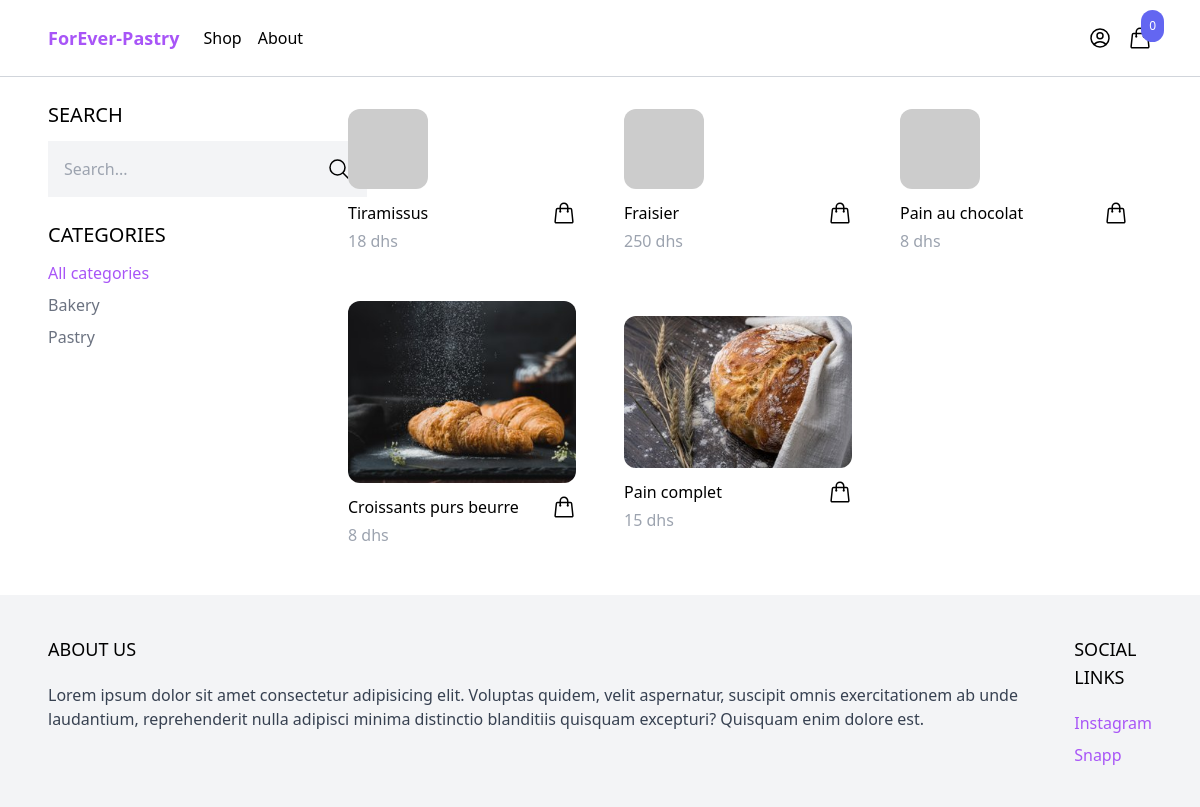
The app's page /shop/ with its own data.
### product/models.py (models this page shows, shortened)
class Category(models.Model):
    name = models.CharField(max_length=250)
    slug = models.SlugField()
    class Meta:
        ordering = ('name',)

class Product(models.Model):
    category = models.ForeignKey(Category, related_name='products', on_delete=models.CASCADE)
    name = models.CharField(max_length=250)
    slug = models.SlugField()
    description = models.TextField(max_length=250, blank=True, null=True)
    price = models.IntegerField()
    created_at = models.DateTimeField(auto_now_add=True)
    image = models.ImageField(upload_to='uploads/', blank=True, null=True)
    thumbnail = models.ImageField(upload_to='uploads/', blank=True, null=True)
    class Meta:
        ordering = ('-created_at',)
    def get_display_price(self):
        return self.price
    def get_thumbnail(self):
        if self.thumbnail:
            return self.thumbnail.url
        else:
            if self.image:
                self.thumbnail = self.make_thumbnail(self.image)
                self.save()
                return self.thumbnail.url
            else:
                return 'https://via.placeholder.com/240x240x.jpg'

### core/views.py (the view)
# urls.py: path('shop/', shop, name='shop'),
def shop(request):
    categories = Category.objects.all()
    products = Product.objects.all()
    active_category = request.GET.get('category', '')
    if active_category:
        products = products.filter(category__slug=active_category)
    query = request.GET.get('query', '')
    if query:
        products = products.filter(Q(name__icontains=query) | Q(description__icontains=query))
    context = {
        'categories': categories,
        'products': products,
        'active_category': active_category,
    }
    return render(request, 'core/shop.html', context)

### cart/cart.py (called while the page is built)
    def __len__(self):
        return sum(item['quantity'] for item in self.cart.values())

### cart/context_processors.py (called while the page is built)
def cart(request):
    return {'cart': Cart(request)}

### core/templates/core/shop.html
{% extends 'core/base.html' %}
{% block content %}
    <div class="max-w-6xl mx-auto flex flex-wrap items-start py-6 px-6 xl:px-0">
        <div class="filters w-full lg:w-1/4">
            <h3 class="mb-3 text-xl uppercase">Search</h3>
            <form method="get" action=".">
                <div class="flex">
                    <input type="text" name="query" class="p-4 bg-gray-100 border-0" placeholder="Search...">
                    <button class="p-4 bg-gray-100 border-0">
                        <svg xmlns="http://www.w3.org/2000/svg" fill="none" viewBox="0 0 24 24" stroke-width="1.5" stroke="currentColor" class="w-6 h-6">
                            <path stroke-linecap="round" stroke-linejoin="round" d="M21 21l-5.197-5.197m0 0A7.5 7.5 0 105.196 5.196a7.5 7.5 0 0010.607 10.607z" />
                          </svg>
                    </button>
                </div>
            </form>
            <h3 class="mt-6 mb-3 text-xl uppercase">Categories</h3>
            <ul class="space-y-2">
                <li><a href="{% url 'shop' %}" class="{% if not active_category %}text-purple-500 {%else%}text-gray-500{%endif%}"">All categories</a></li>
                {% for category in categories %}
                <li><a href="{% url 'shop' %}?category={{ category.slug }}" class="{% if category.slug == active_category %}text-purple-500{% else %}text-gray-500{% endif %}">{{ category.name }}</a></li>
                {% endfor %}
            </ul>
        </div>
        <div class="products w-full lg:w-3/4 -mt-4 flex items-center flex-wrap">
            {% for product in products %}
                {% include 'product/partials/product_list_item.html' %}
            {%endfor%}
        </div>
    </div>
{% endblock %}

### core/templates/core/base.html (shortened to what this page needs)
<!DOCTYPE html>
<html lang="en">
<head>
    <script src="https://cdn.tailwindcss.com"></script>
</head>
    <body>
        <nav class="border-b border-gray-300">
            <div class="max-w-6xl mx-auto py-2 px-6 xl:px-0 flex items-center justify-between">
                <div class="menu-left flex items-center space-x-6">
                    <a href="#" class="py-4 text-lg text-purple-500 font-semibold">ForEver-Pastry</a>
                    <ul class="flex items-center space-x-4">
                        <li><a href="{% url 'shop' %}">Shop</a></li>
                        <li><a href="#">About</a></li>
                    </ul>
                </div>
                <div class="menu-right flex items-center space-x-4">
                    <a href="#">
                    </a>
                    {% include 'cart/menu_cart.html' %}
                </div>
            </div>
        </nav>
        <main>
            {% block content %}
            {% endblock %}
        </main>
        <footer class="bg-gray-100">
            <div class="max-w-6xl mx-auto py-10 px-6 xl:px-0 md: flex justify-between">
                <div class="footer-left mb-12 md:mb-0">
                    <h2 class="mb-5 uppercase text-lg">About us</h2>
                    <p class="text-gray-700">Lorem ipsum dolor sit amet consectetur adipisicing elit. Voluptas quidem, velit aspernatur, suscipit omnis exercitationem ab unde laudantium, reprehenderit nulla adipisci minima distinctio blanditiis quisquam excepturi? Quisquam enim dolore est.</p>
                </div>
                <div class="footer-right">
                    <h2 class="mb-5 uppercase text-lg">Social links</h2>
                    <ul class="space-y-2">
                        <li><a href="#" class="text-purple-500 hover:text-purple-800">Instagram</a></li>
                        <li><a href="#" class="text-purple-500 hover:text-purple-800">Snapp</a></li>
                    </ul>
                </div>
            </div>
        </footer>
    </body>
</html>

### cart/templates/cart/menu_cart.html (shortened to what this page needs)
<a href="#" id="menu-cart-button" class="relative">
    <span class="p-2 absolute -top-4 -right-3 bg-indigo-500 text-white text-xs rounded-full">{{ cart|length }}</span>
</a>

### product/templates/product/partials/product_list_item.html (shortened to what this page needs)
<div class="w-full md:w-1/3 xl:w-1/4 p-6">
    <a href="{% url 'product' product.slug  %}">
        <img src="{{ product.get_thumbnail }}" class="rounded-xl hover:shadow-lg">
    </a>
    <div class="pt-3 flex items-center justify-between">
        <a href="{% url 'product' product.slug  %}">{{ product.name }}</a>
        <a href="{% url 'product' product.slug  %}" class="text-puple-500 hover:text-purple-800">
        </a>
    </div>
    <p class="pt-1 text-gray-400">{{ product.get_display_price }} dhs</p>
</div>

### records on screen
Category: name "Bakery"
Category: name "Pastry"
Product: name "Tiramissus", get_display_price "18"
Product: name "Fraisier", get_display_price "250"
Product: name "Pain au chocolat", get_display_price "8"
Product: get_thumbnail (picture), name "Croissants purs beurre", get_display_price "8"
Product: get_thumbnail (picture), name "Pain complet", get_display_price "15"

### other values on screen
{{ cart|length }} "0"
